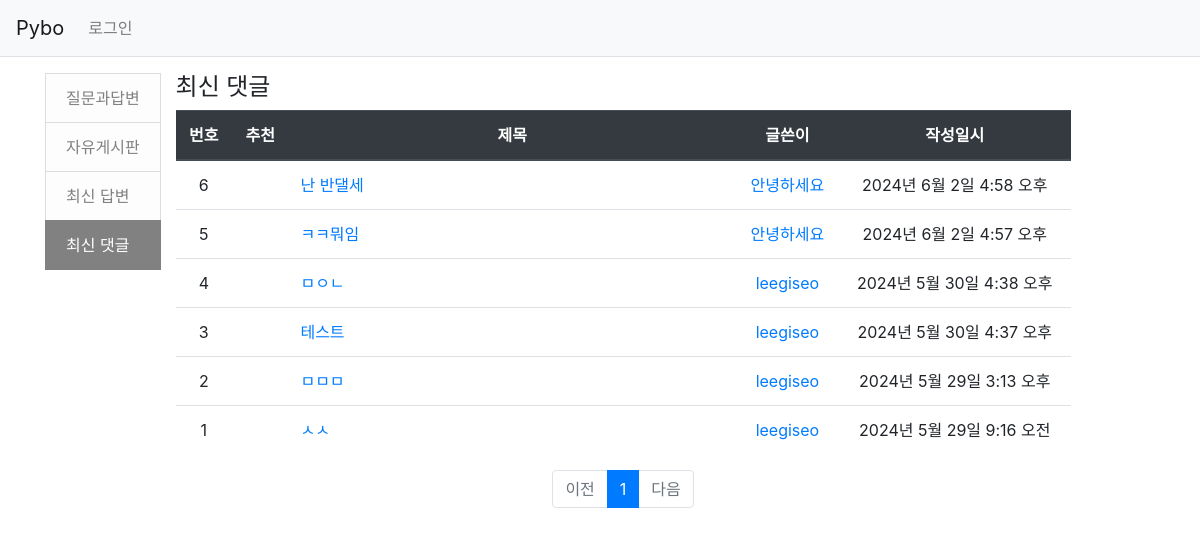
/pybo/category/4/, run on an earlier commit of the app's database.
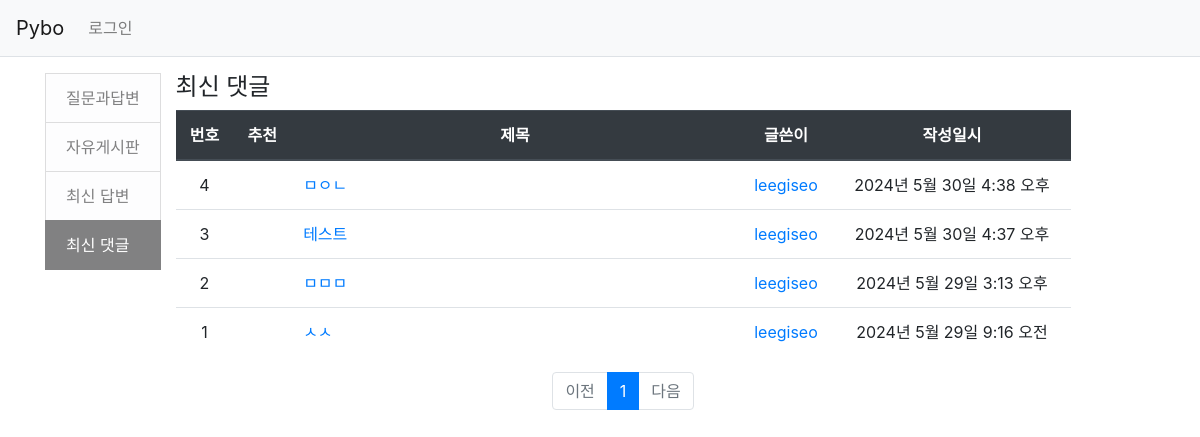
And on a later commit of the database.
### pybo/models.py (models this page shows)
class Comment(models.Model):
    author = models.ForeignKey(User, on_delete=models.CASCADE, related_name='author_comment')
    content = models.TextField()
    create_date = models.DateTimeField()
    modify_date = models.DateTimeField(null=True, blank=True)
    question = models.ForeignKey(Question, null=True, blank=True, on_delete=models.CASCADE)
    answer = models.ForeignKey(Answer, null=True, blank=True, on_delete=models.CASCADE)

### pybo/views/base_views.py (the view)
# urls.py: path('', base_views.index, name='index'),  # '/' 에 해당되는 path
def index(request, category_id=1):
    page = request.GET.get('page', '1')  # 페이지
    kw = request.GET.get('kw', '')  # 검색어
    so = request.GET.get('so', 'recent')  # 정렬기준
    if category_id <= 2:
        question_list = Question.objects.filter(category=category_id)
        if so == 'recommend':
            question_list = question_list.annotate(num_voter=Count('voter')).order_by('-num_voter', '-create_date')
        elif so == 'popular':
            question_list = question_list.annotate(num_answer=Count('answer')).order_by('-num_answer', '-create_date')
        else:  # recent
            question_list = question_list.order_by('-create_date')
        if kw:
            question_list = question_list.filter(
                Q(subject__icontains=kw) |  # 제목검색
                Q(content__icontains=kw) |  # 내용검색
                Q(author__username__icontains=kw) |  # 질문 글쓴이검색
                Q(answer__author__username__icontains=kw)  # 답변 글쓴이검색
            ).distinct()
    elif category_id == 3:
        question_list = Answer.objects.all().order_by('-create_date')
    else:
        question_list = Comment.objects.all().order_by('-create_date')
    paginator = Paginator(question_list, 10)  # 페이지당 10개씩 보여주기
    page_obj = paginator.get_page(page)
    context = {'question_list': page_obj, 'page': page, 'kw': kw, 'so': so, 'category_id': category_id}
    return render(request, 'pybo/question_list.html', context)

### pybo/templatetags/pybo_filter.py (called while the page is built)
@register.filter
def sub(value, arg):
    return value - arg

### templates/pybo/question_list.html (shortened to what the changed rows need)
{% extends 'base.html' %}
{% load pybo_filter %}
{% block content %}
<div class="container my-3 d-flex">
    <div class="col-10 flex-grow-1">
        <table class="table">
            <thead>
            <tr class="text-center thead-dark">
                <th>번호</th>
                <th>추천</th>
                <th style="width:50%">제목</th>
                <th>글쓴이</th>
                <th>작성일시</th>
            </tr>
            </thead>
            <tbody>
            {% if question_list and category_id < 3 %}
            {% for question in question_list %}
            <tr class="text-center">
                <td>
                    {{ question_list.paginator.count|sub:question_list.start_index|sub:forloop.counter0|add:1 }}
                </td>
                <td>
                    {% if question.voter.all.count > 0 %}
                    <span class="badge badge-warning px-2 py-1">{{ question.voter.all.count }}</span>
                    {% endif %}
                </td>
                <td class="text-left">
                    <a href="{% url 'pybo:detail' question.id %}">{{ question.subject }}</a>
                    {% if question.answer_set.count > 0 %}
                    <span class="text-danger small ml-2">{{ question.answer_set.count }}</span>
                    {% endif %}
                </td>
                <td>
                    <a href="{% url 'pybo:profile_question' question.author.username %}">{{ question.author.username }}</a>
                </td>
                <td>{{ question.create_date }}</td>
            </tr>
            {% endfor %}
            {% elif question_list and category_id == 4 %}
            {% for question in question_list %}
            <tr class="text-center">
                <td>
                    {{ question_list.paginator.count|sub:question_list.start_index|sub:forloop.counter0|add:1 }}
                </td>
                <td>
                </td>
                <td class="text-left">
                    {% if question.question_id == null %}
                    <a href="{% url 'pybo:detail' 1 %}">{{ question.content }}</a>
                    {% else %}
                    <a href="{% url 'pybo:detail' question.question_id %}">{{ question.content }}</a>
                    {% endif %}
                </td>
                <td>
                    <a href="{% url 'pybo:profile_question' question.author.username %}">{{ question.author.username }}</a>
                </td>
                <td>{{ question.create_date }}</td>
            </tr>
            {% endfor %}
            {% else %}
            <tr>
                <td colspan="3">내용이 없습니다.</td>
            </tr>
            {% endif %}
            </tbody>
        </table>
        <ul class="pagination justify-content-center">
            {% for page_number in question_list.paginator.page_range %}
            {% if page_number >= question_list.number|add:-5 and page_number <= question_list.number|add:5 %}
                {% if page_number == question_list.number %}
                <li class="page-item active" aria-current="page">
                    <a class="page-link" data-page="{{ page_number }}" href="#">{{ page_number }}</a>
                </li>
                {% else %}
                <li class="page-item">
                    <a class="page-link" data-page="{{ page_number }}" href="#">{{ page_number }}</a>
                </li>
                {% endif %}
            {% endif %}
            {% endfor %}
        </ul>
    </div>
</div>
{% endblock %}

What changed in the data, as far as the page shows it:
removed Comment: paginator.count|sub "6", content "난 반댈세", author.username "안녕하세요", create_date "2024년 6월 2일 4:58 오후"
removed Comment: paginator.count|sub "5", content "ㅋㅋ뭐임", author.username "안녕하세요", create_date "2024년 6월 2일 4:57 오후"
